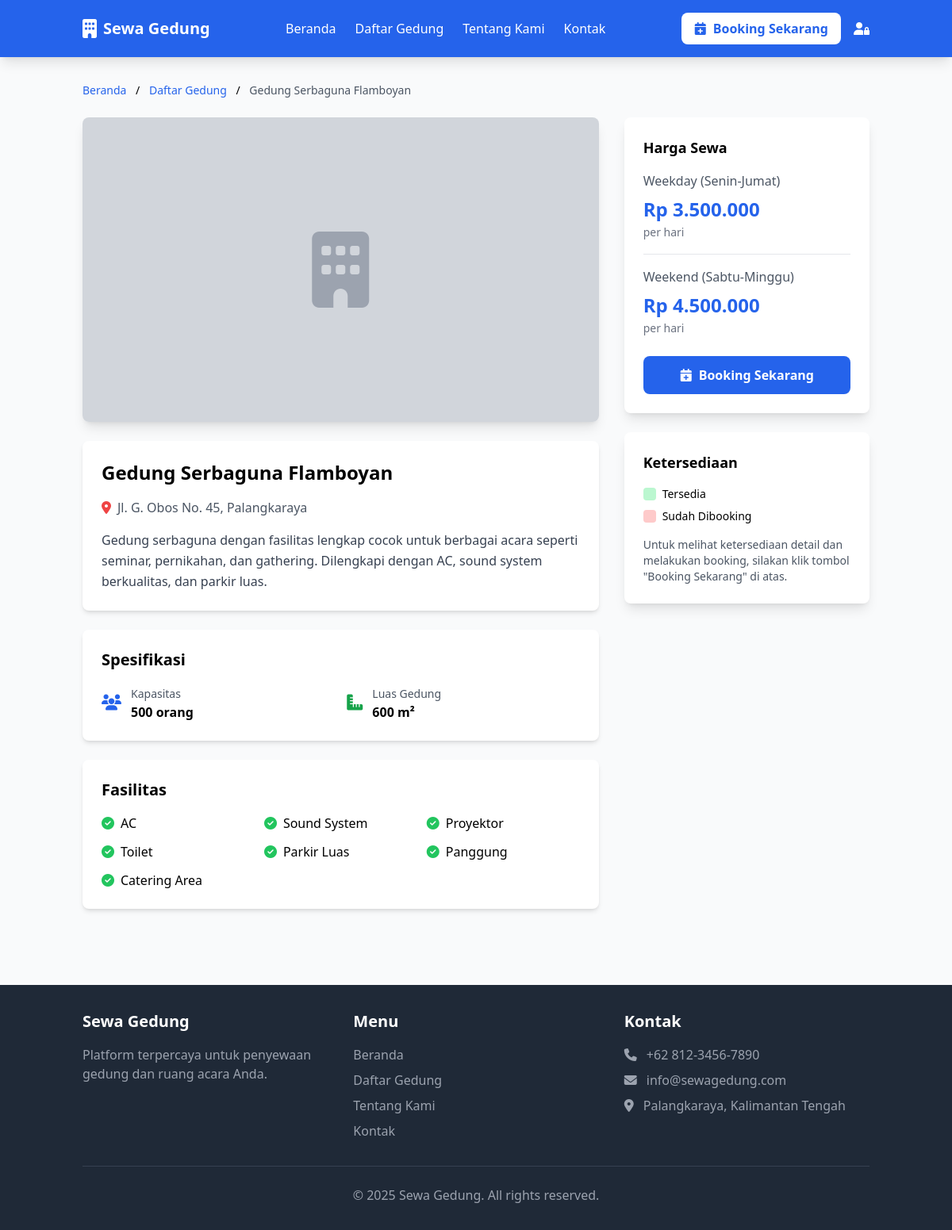
/detail-gedung.php?id=1, run on the app's committed database.
### tables this page shows
CREATE TABLE `gedung` (
  `id_gedung` int(11) NOT NULL,
  `nama_gedung` varchar(100) NOT NULL,
  `slug` varchar(100) NOT NULL,
  `deskripsi` text,
  `kapasitas` int(11) DEFAULT NULL,
  `luas_gedung` varchar(50) DEFAULT NULL,
  `alamat` text,
  `fasilitas` text,
  `harga_weekday` decimal(10,2) NOT NULL DEFAULT '0.00',
  `harga_weekend` decimal(10,2) NOT NULL DEFAULT '0.00',
  `foto_utama` varchar(255) DEFAULT NULL,
  `status` enum('aktif','nonaktif') DEFAULT 'aktif',
  `created_at` datetime DEFAULT NULL,
  `updated_at` datetime DEFAULT NULL,
  `deleted_at` datetime DEFAULT NULL
);

### functions/helpers.php (called while the page is built, shortened)
<?php
function formatRupiah($angka) {
    return 'Rp ' . number_format($angka, 0, ',', '.');
}
?>

### public/detail-gedung.php (the view, shortened to what this page needs)
<?php
require_once '../config/config.php';
require_once '../functions/helpers.php';
$id_gedung = isset($_GET['id']) ? (int)$_GET['id'] : 0;
$queryGedung = "SELECT * FROM gedung WHERE id_gedung = $id_gedung AND status = 'aktif' AND deleted_at IS NULL";
$resultGedung = mysqli_query($conn, $queryGedung);
$gedung = mysqli_fetch_assoc($resultGedung);
include '../layouts/header.php';
?>
<div class="container mx-auto px-4 py-8">
    <div class="mb-6 text-sm">
        <a href="index.php" class="text-blue-600 hover:text-blue-800">Beranda</a>
        <span class="mx-2">/</span>
        <a href="daftar-gedung.php" class="text-blue-600 hover:text-blue-800">Daftar Gedung</a>
        <span class="mx-2">/</span>
        <span class="text-gray-600"><?php echo $gedung['nama_gedung']; ?></span>
    </div>
    <div class="grid grid-cols-1 lg:grid-cols-3 gap-8">
        <div class="lg:col-span-2">
            <div class="bg-white rounded-lg shadow-lg overflow-hidden mb-6">
                <div class="h-96 bg-gray-300">
                    <?php if($gedung['foto_utama']): ?>
                        <img src="../uploads/gedung/<?php echo $gedung['foto_utama']; ?>"
                             alt="<?php echo $gedung['nama_gedung']; ?>"
                             class="w-full h-full object-cover">
                    <?php else: ?>
                        <div class="w-full h-full flex items-center justify-center">
                            <i class="fas fa-building text-gray-400 text-8xl"></i>
                        </div>
                    <?php endif; ?>
                </div>
            </div>
            <div class="bg-white rounded-lg shadow-md p-6 mb-6">
                <h2 class="text-2xl font-bold mb-4"><?php echo $gedung['nama_gedung']; ?></h2>
                <div class="flex items-center text-gray-600 mb-4">
                    <i class="fas fa-map-marker-alt text-red-500 mr-2"></i>
                    <?php echo $gedung['alamat']; ?>
                </div>
                <p class="text-gray-700 leading-relaxed whitespace-pre-line"><?php echo $gedung['deskripsi']; ?></p>
            </div>
            <div class="bg-white rounded-lg shadow-md p-6 mb-6">
                <h3 class="text-xl font-bold mb-4">Spesifikasi</h3>
                <div class="grid grid-cols-2 gap-4">
                    <div class="flex items-center">
                        <i class="fas fa-users text-blue-600 mr-3 text-xl"></i>
                        <div>
                            <span class="text-sm text-gray-600">Kapasitas</span>
                            <p class="font-semibold"><?php echo $gedung['kapasitas']; ?> orang</p>
                        </div>
                    </div>
                    <div class="flex items-center">
                        <i class="fas fa-ruler-combined text-green-600 mr-3 text-xl"></i>
                        <div>
                            <span class="text-sm text-gray-600">Luas Gedung</span>
                            <p class="font-semibold"><?php echo $gedung['luas_gedung']; ?></p>
                        </div>
                    </div>
                </div>
            </div>
            <?php if($gedung['fasilitas']): ?>
            <div class="bg-white rounded-lg shadow-md p-6">
                <h3 class="text-xl font-bold mb-4">Fasilitas</h3>
                <div class="grid grid-cols-2 md:grid-cols-3 gap-3">
                    <?php
                    $fasilitas = explode(',', $gedung['fasilitas']);
                    foreach($fasilitas as $f):
                    ?>
                        <div class="flex items-center">
                            <i class="fas fa-check-circle text-green-500 mr-2"></i>
                            <span><?php echo trim($f); ?></span>
                        </div>
                    <?php endforeach; ?>
                </div>
            </div>
            <?php endif; ?>
        </div>
        <div class="lg:col-span-1">
            <div class="bg-white rounded-lg shadow-lg p-6 mb-6 sticky top-4">
                <h3 class="text-lg font-bold mb-4">Harga Sewa</h3>
                <div class="mb-4 pb-4 border-b">
                    <div class="flex justify-between items-center mb-2">
                        <span class="text-gray-600">Weekday (Senin-Jumat)</span>
                    </div>
                    <p class="text-2xl font-bold text-blue-600"><?php echo formatRupiah($gedung['harga_weekday']); ?></p>
                    <span class="text-sm text-gray-500">per hari</span>
                </div>
                <div class="mb-6">
                    <div class="flex justify-between items-center mb-2">
                        <span class="text-gray-600">Weekend (Sabtu-Minggu)</span>
                    </div>
                    <p class="text-2xl font-bold text-blue-600"><?php echo formatRupiah($gedung['harga_weekend']); ?></p>
                    <span class="text-sm text-gray-500">per hari</span>
                </div>
                <a href="booking.php?gedung=<?php echo $gedung['id_gedung']; ?>"
                   class="block w-full bg-blue-600 text-white text-center py-3 rounded-lg font-bold hover:bg-blue-700 transition">
                    <i class="fas fa-calendar-plus mr-2"></i>Booking Sekarang
                </a>
            </div>
            <div class="bg-white rounded-lg shadow-lg p-6">
                <h3 class="text-lg font-bold mb-4">Ketersediaan</h3>
                <div class="text-sm mb-4">
                    <div class="flex items-center mb-2">
                        <div class="w-4 h-4 bg-green-200 rounded mr-2"></div>
                        <span>Tersedia</span>
                    </div>
                    <div class="flex items-center">
                        <div class="w-4 h-4 bg-red-200 rounded mr-2"></div>
                        <span>Sudah Dibooking</span>
                    </div>
                </div>
                <p class="text-sm text-gray-600">
                    Untuk melihat ketersediaan detail dan melakukan booking, silakan klik tombol "Booking Sekarang" di atas.
                </p>
            </div>
        </div>
    </div>
</div>
<?php include '../layouts/footer.php'; ?>

### data on the page
gedung: nama_gedung "Gedung Serbaguna Flamboyan", alamat "Jl. G. Obos No. 45, Palangkaraya", deskripsi "Gedung serbaguna dengan fasilitas lengkap cocok untuk berbagai acara seperti seminar, pernikahan, dan gathering. Dilengkapi dengan AC, sound system berkualitas, dan parkir luas.", kapasitas "500", luas_gedung "600 m²", fasilitas "AC", fasilitas "Sound System", fasilitas "Proyektor", fasilitas "Toilet", fasilitas "Parkir Luas", fasilitas "Panggung", fasilitas "Catering Area", harga_weekday "Rp 3.500.000", harga_weekend "Rp 4.500.000"
